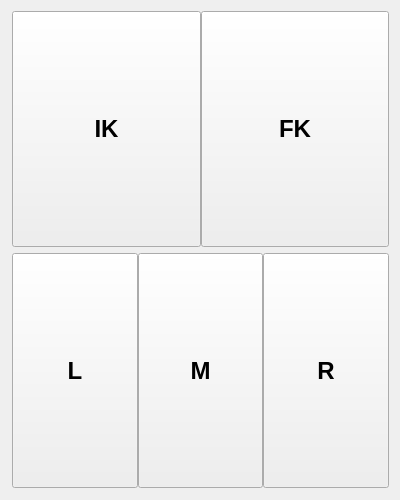
<?xml version="1.0" encoding="UTF-8"?>
<ui version="4.0">
 <class>widget</class>
 <widget class="QWidget" name="widget">
  <property name="geometry">
   <rect>
    <x>0</x>
    <y>0</y>
    <width>400</width>
    <height>500</height>
   </rect>
  </property>
  <property name="maximumSize">
   <size>
    <width>400</width>
    <height>16777215</height>
   </size>
  </property>
  <property name="windowTitle">
   <string>Color and Shapes</string>
  </property>
  <layout class="QVBoxLayout" name="verticalLayout">
   <property name="leftMargin">
    <number>12</number>
   </property>
   <property name="bottomMargin">
    <number>12</number>
   </property>
   <item>
    <layout class="QHBoxLayout" name="horizontalLayout">
     <property name="spacing">
      <number>0</number>
     </property>
     <item>
      <widget class="QPushButton" name="ik_btn">
       <property name="sizePolicy">
        <sizepolicy hsizetype="Expanding" vsizetype="Minimum">
         <horstretch>0</horstretch>
         <verstretch>0</verstretch>
        </sizepolicy>
       </property>
       <property name="minimumSize">
        <size>
         <width>0</width>
         <height>60</height>
        </size>
       </property>
       <property name="maximumSize">
        <size>
         <width>16777215</width>
         <height>16777215</height>
        </size>
       </property>
       <property name="font">
        <font>
         <pointsize>18</pointsize>
         <weight>75</weight>
         <bold>true</bold>
        </font>
       </property>
       <property name="text">
        <string>IK</string>
       </property>
       <property name="flat">
        <bool>false</bool>
       </property>
      </widget>
     </item>
     <item>
      <widget class="QPushButton" name="fk_btn">
       <property name="sizePolicy">
        <sizepolicy hsizetype="Expanding" vsizetype="Minimum">
         <horstretch>0</horstretch>
         <verstretch>0</verstretch>
        </sizepolicy>
       </property>
       <property name="minimumSize">
        <size>
         <width>0</width>
         <height>60</height>
        </size>
       </property>
       <property name="maximumSize">
        <size>
         <width>16777215</width>
         <height>16777215</height>
        </size>
       </property>
       <property name="font">
        <font>
         <pointsize>18</pointsize>
         <weight>75</weight>
         <bold>true</bold>
        </font>
       </property>
       <property name="text">
        <string>FK</string>
       </property>
       <property name="flat">
        <bool>false</bool>
       </property>
      </widget>
     </item>
    </layout>
   </item>
   <item>
    <layout class="QHBoxLayout" name="horizontalLayout_2">
     <property name="spacing">
      <number>0</number>
     </property>
     <item>
      <widget class="QPushButton" name="l_btn">
       <property name="sizePolicy">
        <sizepolicy hsizetype="Expanding" vsizetype="Minimum">
         <horstretch>0</horstretch>
         <verstretch>0</verstretch>
        </sizepolicy>
       </property>
       <property name="minimumSize">
        <size>
         <width>0</width>
         <height>60</height>
        </size>
       </property>
       <property name="maximumSize">
        <size>
         <width>16777215</width>
         <height>16777215</height>
        </size>
       </property>
       <property name="font">
        <font>
         <pointsize>18</pointsize>
         <weight>75</weight>
         <bold>true</bold>
        </font>
       </property>
       <property name="text">
        <string>L</string>
       </property>
       <property name="flat">
        <bool>false</bool>
       </property>
      </widget>
     </item>
     <item>
      <widget class="QPushButton" name="m_btn">
       <property name="sizePolicy">
        <sizepolicy hsizetype="Expanding" vsizetype="Minimum">
         <horstretch>0</horstretch>
         <verstretch>0</verstretch>
        </sizepolicy>
       </property>
       <property name="minimumSize">
        <size>
         <width>0</width>
         <height>60</height>
        </size>
       </property>
       <property name="maximumSize">
        <size>
         <width>16777215</width>
         <height>16777215</height>
        </size>
       </property>
       <property name="font">
        <font>
         <pointsize>18</pointsize>
         <weight>75</weight>
         <bold>true</bold>
        </font>
       </property>
       <property name="text">
        <string>M</string>
       </property>
       <property name="flat">
        <bool>false</bool>
       </property>
      </widget>
     </item>
     <item>
      <widget class="QPushButton" name="r_btn">
       <property name="sizePolicy">
        <sizepolicy hsizetype="Expanding" vsizetype="Minimum">
         <horstretch>0</horstretch>
         <verstretch>0</verstretch>
        </sizepolicy>
       </property>
       <property name="minimumSize">
        <size>
         <width>0</width>
         <height>60</height>
        </size>
       </property>
       <property name="maximumSize">
        <size>
         <width>16777215</width>
         <height>16777215</height>
        </size>
       </property>
       <property name="font">
        <font>
         <pointsize>18</pointsize>
         <weight>75</weight>
         <bold>true</bold>
        </font>
       </property>
       <property name="text">
        <string>R</string>
       </property>
       <property name="flat">
        <bool>false</bool>
       </property>
      </widget>
     </item>
    </layout>
   </item>
   <item>
    <layout class="QGridLayout" name="color_grd">
     <property name="spacing">
      <number>0</number>
     </property>
    </layout>
   </item>
   <item>
    <layout class="QGridLayout" name="shape_grd">
     <property name="spacing">
      <number>0</number>
     </property>
    </layout>
   </item>
  </layout>
 </widget>
 <resources/>
 <connections/>
</ui>
